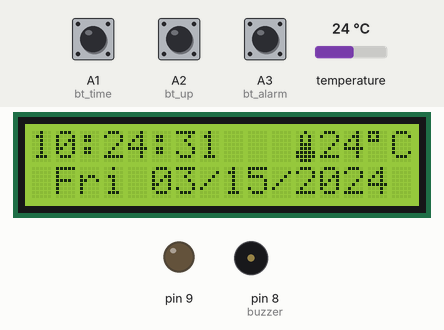
Bench run of a sketch on a simulated Arduino Uno, built with avr-gcc and run on an emulated ATmega328P. Parts: 16×2 character LCD, output pins drawn as LEDs (lit = HIGH), buzzer (waves = sounding, pin HIGH). The test bench sets the inputs (shaded band); at power-on: A3 (bt_alarm) HIGH, A2 (bt_up) HIGH, A1 (bt_time) HIGH, temperature 24 °C. The local clock reads 2024-03-15 10:24:30 at power-on unless the sketch sets it; EEPROM starts erased.

Above: at 1.2 s.
1.3 s: A3 (bt_alarm) pulled LOW for 0.15 s
At 1.51 s:
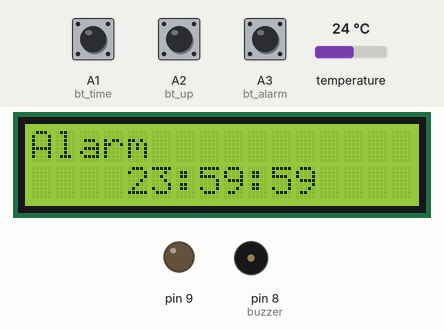
3.1 s: A2 (bt_up) pulled LOW for 0.15 s
At 3.29 s:
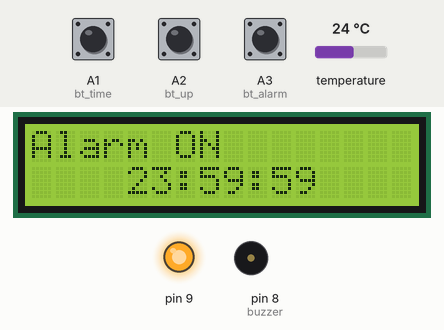
5.0 s: A1 (bt_time) pulled LOW for 0.15 s
At 6.5 s:
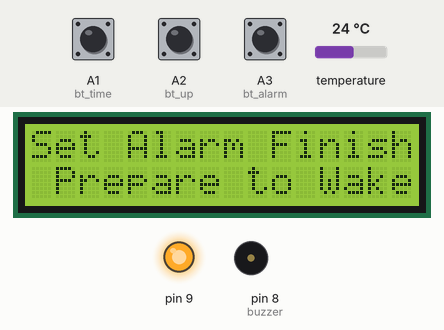
8.1 s: temperature set to 12 °C
At 9.8 s:
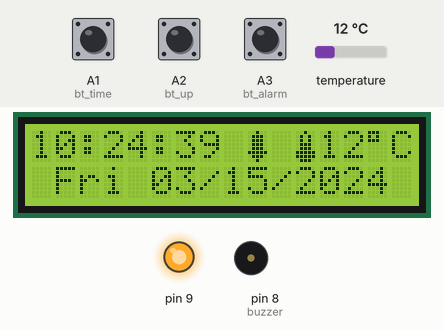
10.5 s: A1 (bt_time) pulled LOW for 1 s
At 10.66 s:
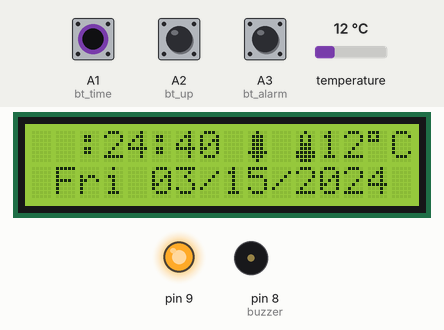
13.0 s: A3 (bt_alarm) pulled LOW for 1 s
At 14.0 s:
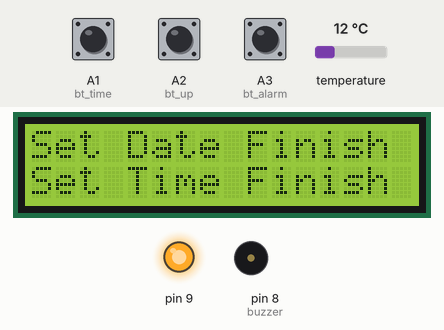
Timing chart, 0 to 16.0 s (numbered marks = the images above; inputs shaded):
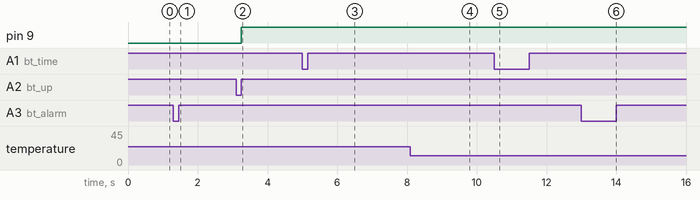

The sketch:

SketchCode_AlarmClock_FINAL.ino
```cpp
#include <DS3231.h>//RTC3231 Library
#include <Wire.h>  // i2C Conection Library
#include <LiquidCrystal.h> //Libraries
#include <EEPROM.h>

// Initialization of Liquid Crystal Display
LiquidCrystal lcd(2, 3, 4, 5, 6, 7); //Arduino pins to lcd

#define bt_time   A1
#define bt_up     A2
#define bt_alarm  A3

#define buzzer 8

// Initialization of DS3231
DS3231  rtc(SDA, SCL);

// Init a Time-data structure
Time  t;

int hour = 0, minute = 0, sec = 0, date = 0, mon = 0, set_day;
int year = 0;
String Day = "  ";

int AlarmHH  = 23, AlarmMM  = 59, AlarmSS  = 59, setMode = 0, setAlarm = 0, alarmMode=0;

int stop =0, mode=0, flag=0, gdsc= 0;

//Eeprom Store Variable
uint8_t HH;
uint8_t MM;

 byte bell_symbol[8] = {
        B00100,
        B01110,
        B01110,
        B01110,
        B01110,
        B11111,
        B01110,
        B00100};
byte thermometer_symbol[8] = {
        B00100,
        B01010,
        B01010,
        B01110,
        B01110,
        B11111,
        B11111,
        B01110};


void setup(){
    // Setup Serial connection
      Serial.begin(9600);

      rtc.begin();

    pinMode(bt_time,  INPUT_PULLUP);
    pinMode(bt_up,    INPUT_PULLUP);
    pinMode(bt_alarm, INPUT_PULLUP);
    pinMode(9, OUTPUT);
    pinMode(buzzer, OUTPUT);

      lcd.createChar(1, thermometer_symbol);
      lcd.createChar(2, bell_symbol);

      lcd.begin(16, 2);
      lcd.setCursor(0,0);  //Show "TIME" on the LCD


    stop=EEPROM.read(50);
    if(stop==0){
    }else{WriteEeprom ();}

    EEPROM.write(50,0);

    ReadEeprom();
    // Setting date and time through code
    //rtc.setDOW(2);     // Set Day-of-Week to SUNDAY
    //rtc.setTime (00, 9, 50);
    //rtc.setDate(12, 11, 2017);
}

void loop(){
        t = rtc.getTime();
        Day = rtc.getDOWStr(1);

        if (setMode == 0){
            hour = t.hour,DEC;
            minute = t.min,DEC;
            sec = t.sec,DEC;
            mon = t.mon,DEC;
            date = t.date,DEC;
            year = t.year,DEC;
        }

          if(setAlarm==0){
                lcd.setCursor(0,0);
                lcd.print((hour/10)%10);
                lcd.print(hour % 10);
                lcd.print(":");
                lcd.print((minute/10)%10);
                lcd.print(minute % 10);
                lcd.print(":");
                lcd.print((sec/10)%10);
                lcd.print(sec % 10);
                lcd.print(" ");
                if(mode==1){lcd.write(2);}
                else{lcd.print(" ");}
                lcd.print(" ");
                lcd.write(1);
                lcd.print(rtc.getTemp(),0);
                lcd.write(223);
                lcd.print("C");
                lcd.print("  ");

                lcd.setCursor(1,1);
                lcd.print(Day);
                lcd.print(" ");
                lcd.print((mon/10)%10);
                lcd.print(mon % 10);
                lcd.print("/");
                lcd.print((date/10)%10);
                lcd.print(date % 10);
                lcd.print("/");
                lcd.print((year/1000)%10);
                lcd.print((year/100)%10);
                lcd.print((year/10)%10);
                lcd.print(year % 10);
          }
        /*
          if (digitalRead(bt_up) == 0){
            while(true){
              lcd.setCursor(0,0);
              lcd.print("~ GDSC BOOTH ~");
              if(digitalRead(bt_up)==0) break;
            }
          }
          */

                setupClock();
                setTimer();
                delay (100);
                blinking();
                if (alarmMode==1 && mode==1 && hour==AlarmHH && minute==AlarmMM && sec==AlarmSS) {
                    while (true){
                    digitalWrite(buzzer, HIGH);
                    if (alarm() ) break;
                  }
                    digitalWrite(buzzer, LOW);
                  }
                  else{digitalWrite(buzzer, LOW);}

        delay (100);
}


 int alarm(){
   if (digitalRead(bt_alarm)==0) return 1;
   else return 0;
 }


void blinking (){
    //BLINKING SCREEN
    if (setAlarm <2 && setMode == 1){lcd.setCursor(0,0);  lcd.print("  ");}
    if (setAlarm <2 && setMode == 2){lcd.setCursor(3,0);  lcd.print("  ");}
    if (setAlarm <2 && setMode == 3){lcd.setCursor(6,0);  lcd.print("  ");}
    if (setAlarm <2 && setMode == 4){lcd.setCursor(1,1);  lcd.print("   ");}
    if (setAlarm <2 && setMode == 5){lcd.setCursor(5,1);  lcd.print("  ");}
    if (setAlarm <2 && setMode == 6){lcd.setCursor(8,1);  lcd.print("  ");}
    if (setAlarm <2 && setMode == 7){lcd.setCursor(11,1); lcd.print("    "); }
    //Alarm
    if (setMode == 0 && setAlarm == 1){lcd.setCursor(6,0); lcd.print("           "); }
    if (setMode == 0 && setAlarm == 2){lcd.setCursor(4,1); lcd.print("  "); }
    if (setMode == 0 && setAlarm == 3){lcd.setCursor(7,1); lcd.print("  "); }
    if (setMode == 0 && setAlarm == 4){lcd.setCursor(10,1);lcd.print("  "); }
}

// Set-up for Clock customizing
void setupClock (void) {
        if (setMode == 8){
        lcd.setCursor (0,0);
        lcd.print (F("Set Date Finish "));
        lcd.setCursor (0,1);
        lcd.print (F("Set Time Finish "));
        delay (1000);
        rtc.setTime (hour, minute, sec);
        rtc.setDate (mon, date, year);
        lcd.clear();
        setMode = 0;
        }

        if (setAlarm == 5){
        lcd.setCursor (0,0);
        lcd.print (F("Set Alarm Finish"));
        lcd.setCursor (0,1);
        lcd.print (F(" Prepare to Wake-Up"));
        WriteEeprom();
        delay (2000);
        lcd.clear();
        setAlarm=0;
        alarmMode=1;
        }

    if (setAlarm >0){ alarmMode=0;}

    if(digitalRead (bt_time) == 0 && flag==0) {flag=1;
    if(setAlarm>0){setAlarm=5;}   // Jump to terminate the time setup
    else{setMode = setMode+1;}
    }

    if(digitalRead (bt_alarm) == 0 && flag==0){flag=1;
    if(setMode>0){setMode=8;}     //Jump to terminate the alarm setup
      else{setAlarm = setAlarm+1;}
      lcd.clear();}

    if(digitalRead (bt_time) == 1 && digitalRead (bt_alarm) == 1){flag=0;}

    if(digitalRead (bt_up) == 0){
     if (setAlarm<2 && setMode==1)hour=hour+1;
     if (setAlarm<2 && setMode==2)minute=minute+1;
     if (setAlarm<2 && setMode==3)sec=sec+1;
                if (setAlarm<2 && setMode==4)set_day=set_day+1;
                if (setAlarm<2 && setMode==6)date=date+1;
                if (setAlarm<2 && setMode==5)mon=mon+1;
                if (setAlarm<2 && setMode==7)year=year+1;
                //Alarm
                if (setMode==0 && setAlarm==1)mode +=1;
                if (setMode==0 && setAlarm==2 && AlarmHH<23)AlarmHH=AlarmHH+1;
                if (setMode==0 && setAlarm==3 && AlarmMM<59)AlarmMM=AlarmMM+1;
                if (setMode==0 && setAlarm==4 && AlarmSS<59)AlarmSS=AlarmSS+1;

                if(hour>23)hour=0;
                if(AlarmHH>=24)AlarmHH=0;
                if(minute>59)minute=0;
                if (AlarmMM>=60) AlarmMM=0;
                if(sec>59)sec=0;
                if (AlarmSS>=60) AlarmSS=0;
                if(set_day>7)set_day=0;
                if(date>31)date=0;
                if(mon>12)mon=0;
                if(year>2030)year=2000;
                if (mode>1) mode=0;
                rtc.setDOW(set_day);
    }
}

void setTimer (){
  //Alarm
 if (setMode == 0 && setAlarm >0){
    lcd.setCursor (0,0);
    lcd.print("Alarm ");
    if(mode==0){
      lcd.print("OFF");
      digitalWrite(9, LOW);
    }
    else{
      lcd.print("ON");
      digitalWrite(9, HIGH);
    }


    lcd.setCursor (4,1);
    lcd.print((AlarmHH/10)%10);
    lcd.print(AlarmHH % 10);
    lcd.print(":");
    lcd.print((AlarmMM/10)%10);
    lcd.print(AlarmMM % 10);
    lcd.print(":");
    lcd.print((AlarmSS/10)%10);
    lcd.print(AlarmSS % 10);
 }
}

void ReadEeprom () {
  AlarmHH=EEPROM.read(1);
  AlarmMM=EEPROM.read(2);
  AlarmSS=EEPROM.read(3);

  mode=EEPROM.read(4);
}

void WriteEeprom () {
  EEPROM.write(1,AlarmHH);
  EEPROM.write(2,AlarmMM);
  EEPROM.write(3,AlarmSS);
  EEPROM.write(4,mode);
}
```

Measured:
- after the input at 1.3 s, the display: first changes after 0.06 s (image 1 shows a later state)
- after the input at 3.1 s, pin 9: LOW → HIGH after 0.14 s; the display: first differs from a run without the input after 0.14 s (image 2)
- after the input at 13.0 s, the display: first changes after 0.05 s (image 6 shows a later state)
- what the display in image 3 shows lasts 2.0 s, from 5.3 s to 7.3 s
- what the display in image 4 shows lasts 1.1 s, from 9.0 s to 10.1 s
